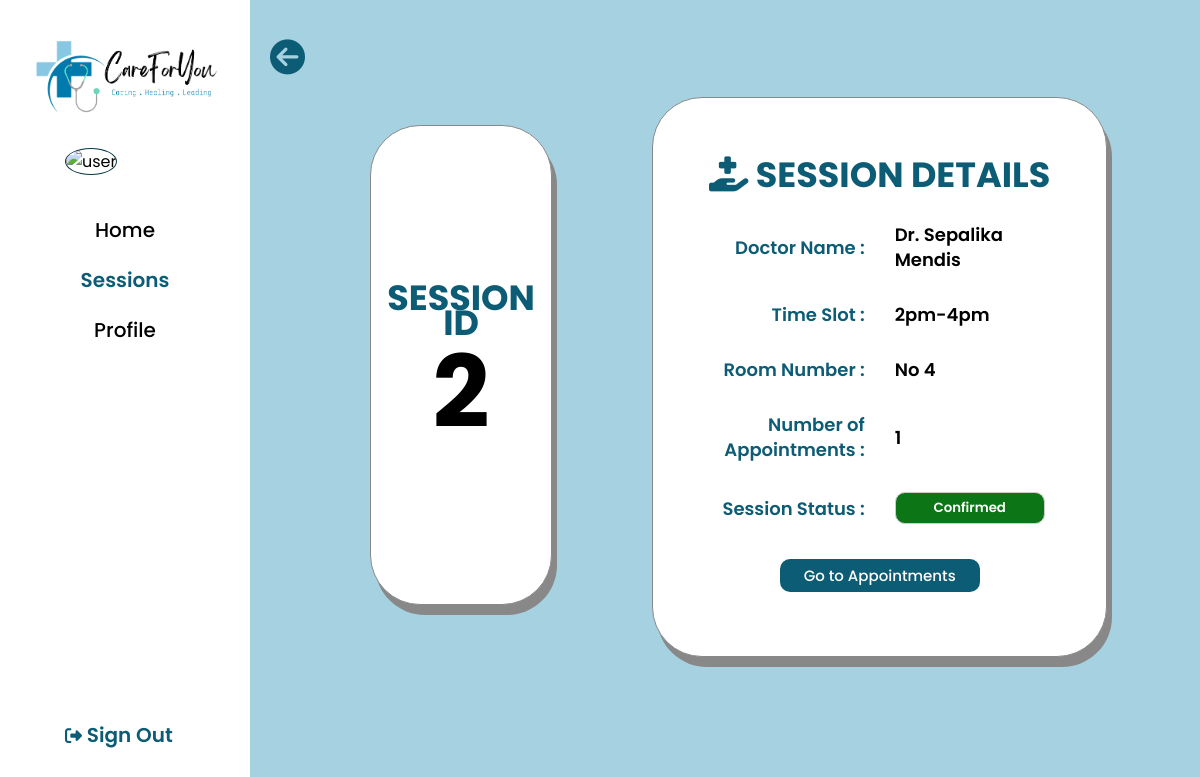
Page /assistant/asst_viewsession.php?id=2 (signed in) on the committed database.
### tables this page shows
CREATE TABLE `tbl_docsession` (
  `session_id` int(11) NOT NULL,
  `doctor_id` int(100) NOT NULL,
  `date` date NOT NULL,
  `time_slot` varchar(100) NOT NULL,
  `room_no` varchar(100) NOT NULL,
  `assistant_id` int(11) NOT NULL,
  `created_at` timestamp NOT NULL DEFAULT current_timestamp(),
  `no_of_appointment` int(11) NOT NULL DEFAULT 0,
  `status` int(11) NOT NULL DEFAULT 0
);

CREATE TABLE `tbl_doctor` (
  `doctor_id` int(100) NOT NULL,
  `doc_name` text NOT NULL,
  `contact_number` int(100) NOT NULL,
  `SLMC_number` varchar(50) NOT NULL,
  `charge` varchar(100) NOT NULL,
  `specialization` varchar(255) NOT NULL,
  `userid` varchar(10) NOT NULL,
  `nic` varchar(12) NOT NULL,
  `profile_picture` varchar(255) NOT NULL DEFAULT 'user.png'
);

### assistant/asst_viewsession.php (the view, shortened to what this page needs)
<?php include('../config/constants.php') ?>
<?php include('asst_getinfo.php') ?>
<?php
    $session_id = $_GET['id'];
    $sql = "SELECT * FROM tbl_docsession INNER JOIN tbl_doctor ON tbl_docsession.doctor_id = tbl_doctor.doctor_id AND session_id = '$session_id'";
    $result = mysqli_query($conn, $sql);
    $row = mysqli_fetch_assoc($result);
?>
<!DOCTYPE html>
<html lang="en">
<head>
    <link rel="stylesheet" href="../css/asst.css">
</head>
<body>
    <div class="wrapper">
        <div class="sidebar">
            <a href="../index.php"><img src="../images/logo.png" alt="logo" class="logo"></a>
            <img src="../images/user-profilepic/assistant/<?php echo $profile_picture; ?>" alt="user" class="imgframe">
            <ul>
                <li><a href="asst_home.php">Home</a></li>
                <li><a href="asst_session.php"><div class="highlighttext">Sessions</div></a></li>
                <li><a href="asst_viewprofile.php">Profile</a></li>
            </ul>
            <div class="signouttext"><a href="../logout.php"><i class="fa-solid fa-right-from-bracket"></i> Sign Out </a></div>
        </div>
        <div class="main_content">
            <div class="info">
            <div class="back" onclick="location.href='asst_session.php'">
                <i class="fa-solid fa-circle-arrow-left" style="font-size: 35px;"></i>
            </div>
            <div class="container-row">
            <div class="container01">
                <div class="sessionidTXT">
                    SESSION ID <br/><br/>
                    <div style="color:#000; font-size:100px; margin-top:20px;"><?php echo $row['session_id'] ?></div>
                </div>
            </div>
            <div class="container02">
                <table class="viewtbl">
                    <tr>
                        <td colspan="2">
                            <div class="sessionidTXT" style="margin-bottom:0px;"><i class="fa-solid fa-hand-holding-medical"></i>&nbsp;SESSION DETAILS</div>
                        </td>
                    </tr>
                    <tr>
                        <td class="typeR">Doctor Name :</td>
                        <td class="typeL"><?php echo $row['doc_name'] ?></td>
                    </tr>
                    <?php
                            if($row['time_slot']==0){
                                $time="8am-10am";
                            }else if($row['time_slot']==1){
                                $time='10am-12pm';
                            }else if($row['time_slot']==2){
                                $time='12pm-2pm';
                            }else if($row['time_slot']==3){
                                $time='2pm-4pm';
                            }else if($row['time_slot']==4){
                                $time='4pm-6pm';
                            }else{
                                $time='6pm-8pm';
                            }
                    ?>
                    <tr>
                        <td class="typeR">Time Slot :</td>
                        <td class="typeL"><?php echo $time ?></td>
                    </tr>
                    <tr>
                        <td class="typeR">Room Number :</td>
                        <td class="typeL"><?php echo $row['room_no'] ?></td>
                    </tr>
                    <tr>
                        <td class="typeR">Number of Appointments :</td>
                        <td class="typeL"><?php echo $row['no_of_appointment'] ?></td>
                    </tr>
                    <tr>
                        <td class="typeR">Session Status :</td>
                        <td class="typeL">
                            <?php
                                if($row['status']==1){
                                    echo ' '.'<button class="order-st00">Confirmed</button>';
                                } elseif($row['status']==2){
                                    echo ' '.'<button class="docapt-st03">Completed</button>';
                                }
                            ?>
                        </td>
                    </tr>
                    <tr>
                        <td colspan="2" style="margin-top:0px;"><a href="./asst_appointments.php?id=<?php echo $session_id ?>"><button class="btn-viewapp"><span>Go to Appointments</span></button></a></td>
                    </tr>
                </table>
            </div>
            </div>
            </div>
        </div>
</body>
</html>

### css/asst.css (style rules this page uses)
* { margin: 0px; padding: 0px; box-sizing: border-box; list-style: none; text-decoration: none; font-family: 'Poppins', sans-serif; }
body { background-color: #A5D1E1; }
.back { margin-top: -30px; position: fixed; color: #0D5C75; cursor: pointer; }
.wrapper { display: flex; position: relative; }
.wrapper .sidebar { width: 250px; height: 100%; background: #FFFFFF; padding: 30px 0px; position: fixed; }
.logo { width: 200px; margin-top: 0px; margin-left: 25px; }
.imgframe { width: 120px; height: 120px; margin-top: 20px; margin-left: 65px; border: 1px solid #083746; border-radius: 50%; }
.wrapper .sidebar ul { margin-top: 20px; text-align: center; font-size: 20px; font-weight: 500; padding: 10px; }
.wrapper .sidebar ul li { padding: 10px; vertical-align: middle; }
.wrapper .sidebar ul li a { color: #000000; display: block; }
.signouttext { color: #0D5C75; text-align: center; font-size: 20px; font-weight: 600; position: absolute; bottom: 50px; left: 65px; }
.wrapper .sidebar .signouttext a { color: #0D5C75; display: block; }
.fa-solid { font-size: 17px; }
.wrapper .main_content { width: 100%; margin-left: 250px; margin-top: 50px; text-align: center; }
.wrapper .main_content .info { margin: 20px; color: #000000; line-height: 25px; }
.wrapper .main_content .info div { margin-bottom: 20px; }
.highlighttext { color: #0D5C75; font-weight: 600; display: inline; }
table { border-collapse:collapse; }
table td { width: 750px; text-align:center; padding-left: 10%; padding-right: 10%; }
.btn-viewapp { border-radius: 10px; background-color: #0D5C75; border: none; color: #FFFFFF; text-align: center; padding: 5px; width: 200px; transition: all 0.5s; cursor: pointer; margin: 5px; font-weight: 500; font-size: 15px; }
.btn-viewapp span { cursor: pointer; display: inline-block; position: relative; transition: 0.5s; }
.btn-viewapp span:after { content: '\00bb'; position: absolute; opacity: 0; top: 0; right: -20px; transition: 0.5s; }
.order-st00 { width: 175px; width: 150px; background-color: #0C7516; padding: 5px; padding-left: 10px; padding-right: 10px; border-radius: 10px; border: 1px solid #ccc; color: #ffffff; font-weight: 550; }
.container-row { display: flex; width: 100%; height: 100%; }
.container01 { display: flex; justify-content: center; align-items: center; margin-top: 6%; margin-bottom: auto; margin-left: auto; width: 20%; height: 60vh; background-color: #FFFFFF; border-radius: 50px; border: 1px solid #888888; padding: 10px; box-shadow: 5px 10px #888888; }
.container02 { display: flex; justify-content: center; align-items: center; margin: 3% 8% 50px auto; width: 50%; height: 70vh; background-color: #FFFFFF; border-radius: 50px; border: 1px solid #888888; padding: 10px; box-shadow: 5px 10px #888888; }
.sessionidTXT { font-size: 35px; color: #0D5C75; font-weight: 700; }
.sessionidTXT i { font-size: 35px; color: #0D5C75; font-weight: 700; }
.viewtbl { width: 95%; table-layout: fixed; text-align: center; vertical-align: middle; background-color: #ffffff; border-collapse: collapse; }
.viewtbl td { width: 50%; padding: 15px; text-align: center; vertical-align: middle; }
.viewtbl td.typeR { font-size: 18px; font-weight: 550; color: #0D5C75; text-align: right; }
.viewtbl td.typeL { font-size: 18px; font-weight: 600; text-align: left; }

### rows in the picture
tbl_docsession: session_id "2", doctor.doc_name "Dr. Sepalika Mendis", time_slot "2pm-4pm", room_no "No 4", no_of_appointment "1"
